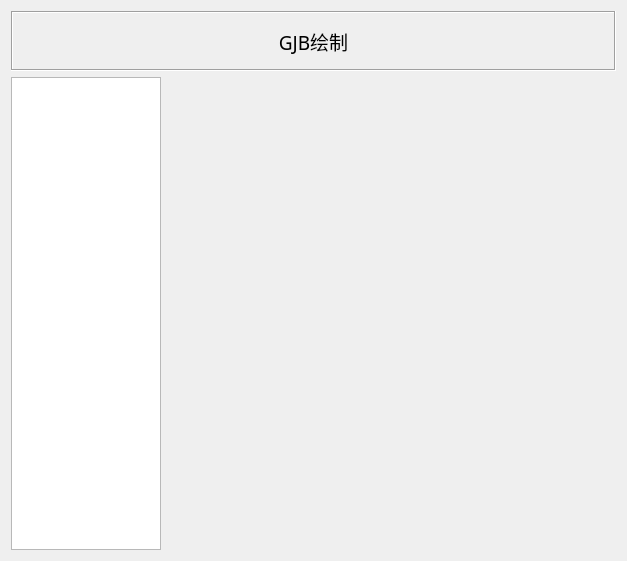
<?xml version="1.0" encoding="UTF-8"?>
<ui version="4.0">
 <class>GJBWidget</class>
 <widget class="QWidget" name="GJBWidget">
  <property name="geometry">
   <rect>
    <x>0</x>
    <y>0</y>
    <width>590</width>
    <height>561</height>
   </rect>
  </property>
  <property name="windowTitle">
   <string>GJBWidget</string>
  </property>
  <layout class="QVBoxLayout" name="verticalLayout">
   <item>
    <widget class="QWidget" name="widget" native="true">
     <property name="minimumSize">
      <size>
       <width>0</width>
       <height>60</height>
      </size>
     </property>
     <property name="maximumSize">
      <size>
       <width>16777215</width>
       <height>60</height>
      </size>
     </property>
     <layout class="QHBoxLayout" name="horizontalLayout_2">
      <property name="spacing">
       <number>0</number>
      </property>
      <property name="margin">
       <number>0</number>
      </property>
      <item>
       <widget class="QLabel" name="label">
        <property name="font">
         <font>
          <family>微软雅黑</family>
          <pointsize>14</pointsize>
         </font>
        </property>
        <property name="frameShape">
         <enum>QFrame::Box</enum>
        </property>
        <property name="frameShadow">
         <enum>QFrame::Sunken</enum>
        </property>
        <property name="text">
         <string>GJB绘制</string>
        </property>
        <property name="alignment">
         <set>Qt::AlignCenter</set>
        </property>
       </widget>
      </item>
     </layout>
    </widget>
   </item>
   <item>
    <widget class="QWidget" name="widget_2" native="true">
     <property name="minimumSize">
      <size>
       <width>0</width>
       <height>0</height>
      </size>
     </property>
     <layout class="QHBoxLayout" name="horizontalLayout_3">
      <property name="spacing">
       <number>5</number>
      </property>
      <property name="margin">
       <number>0</number>
      </property>
      <item>
       <widget class="QWidget" name="widget_4" native="true">
        <property name="minimumSize">
         <size>
          <width>150</width>
          <height>0</height>
         </size>
        </property>
        <property name="maximumSize">
         <size>
          <width>150</width>
          <height>16777215</height>
         </size>
        </property>
        <layout class="QHBoxLayout" name="horizontalLayout">
         <property name="spacing">
          <number>0</number>
         </property>
         <property name="margin">
          <number>0</number>
         </property>
         <item>
          <widget class="QListWidget" name="GJBlist">
           <property name="minimumSize">
            <size>
             <width>0</width>
             <height>0</height>
            </size>
           </property>
           <property name="maximumSize">
            <size>
             <width>16777215</width>
             <height>16777215</height>
            </size>
           </property>
          </widget>
         </item>
        </layout>
       </widget>
      </item>
      <item>
       <widget class="QWidget" name="GJBwidget" native="true">
        <property name="minimumSize">
         <size>
          <width>450</width>
          <height>450</height>
         </size>
        </property>
       </widget>
      </item>
     </layout>
    </widget>
   </item>
  </layout>
 </widget>
 <layoutdefault spacing="6" margin="11"/>
 <resources/>
 <connections/>
</ui>
